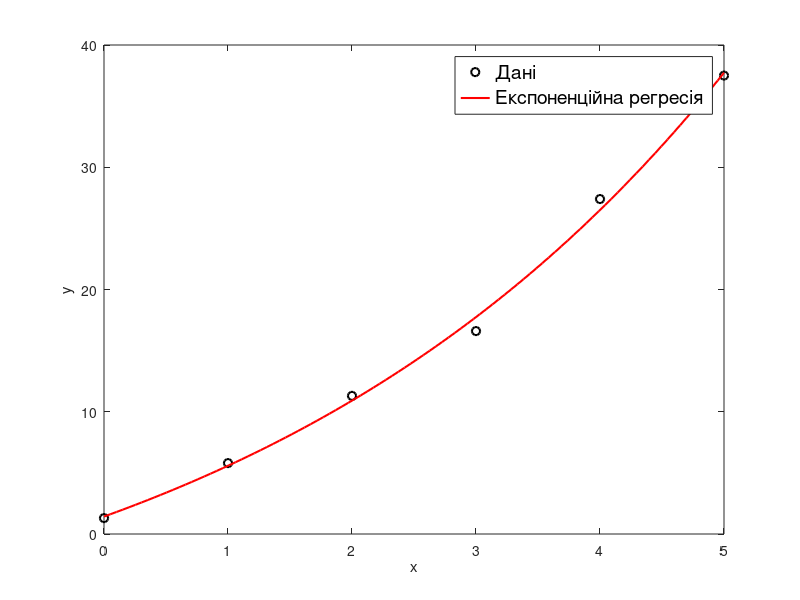

MATLAB code to generate this figure:
pkg load optim

x = [0, 1, 2, 3, 4, 5];
y = [1.3, 5.8, 11.3, 16.6, 27.4, 37.5];

fun = @(params, x) params(1) * exp(params(2) * x) + params(3);

% Початкові значення параметрів
initial_guess = [1, 1, 1];

% МНК
params = lsqcurvefit(fun, initial_guess, x, y);

a = params(1);
b = params(2);
c = params(3);

% Результати
fprintf('a = %f\n', a);
fprintf('b = %f\n', b);
fprintf('c = %f\n', c);

y_pred = a * exp(b * x) + c;

% Обчислення MSE
mse = sum((y - y_pred).^2) / numel(y);

% Обчислення R-squared
SS_res = sum((y - y_pred).^2);
SS_tot = sum((y - mean(y)).^2);
R_squared = 1 - SS_res / SS_tot;

% Виведення результатів
fprintf('MSE = %f\n', mse);
fprintf('R-squared = %f\n', R_squared);

% Графік
xx = linspace(min(x), max(x), 100);
yy = a * exp(b * xx) + c;

figure;
plot(x, y, 'LineWidth', 1.5, 'ko', xx, yy, 'r-', 'LineWidth', 1.5);
xlabel('x');
ylabel('y');
legend('Дані', 'Експоненційна регресія', 'FontSize', 14);


